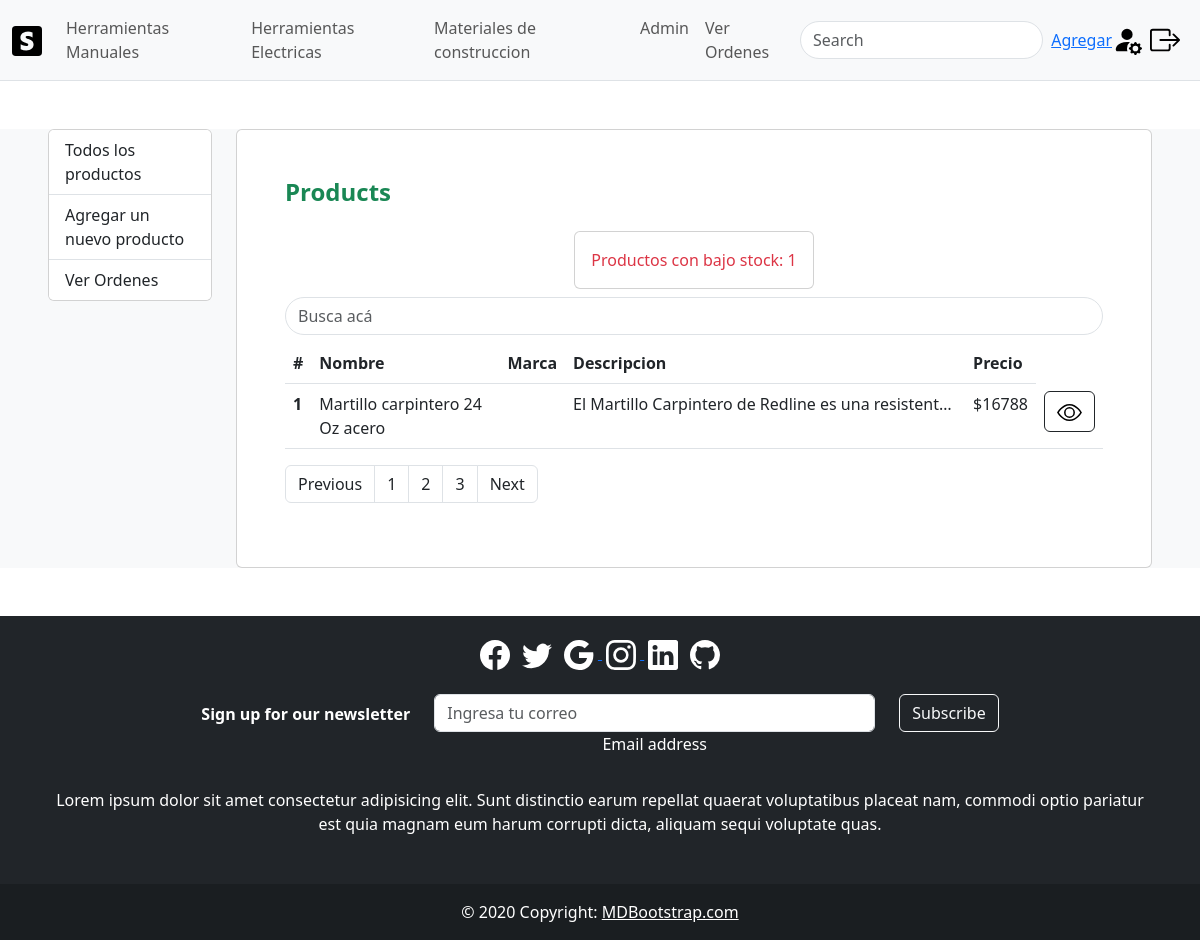
The app's page /productos/ (signed in), older data.
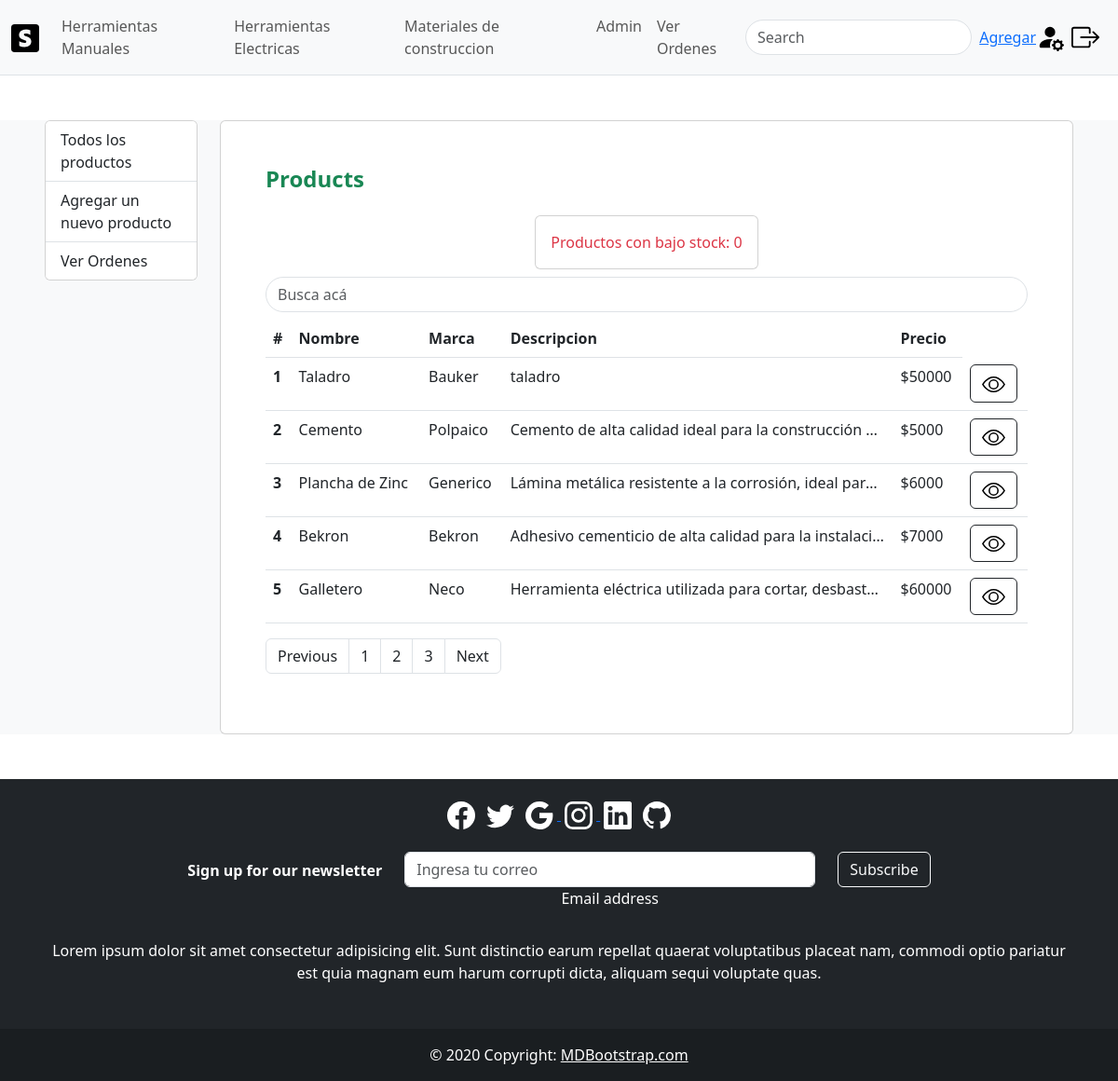
The same page, newer data.
### cliente/models.py (models this page shows, shortened)
class Product(models.Model):
    name = models.CharField(max_length=100)
    description = models.TextField()
    brand = models.CharField(max_length=50)
    price = models.IntegerField()
    model = models.CharField(max_length=50)
    image = models.ImageField(upload_to='productos', null=True)
    stock = models.PositiveIntegerField(default=300)
    category = models.CharField(max_length=50, default="Herramientas Electricas")

### cliente/views.py (the view)
# urls.py: path('productos/', views.listarproductos, name='listar_productos'),
@user_passes_test(lambda user: user.is_superuser)
def listarproductos(request):
    products = Product.objects.all()
    low_stock = Product.objects.filter(stock__lte=10)  # Cambia a 10 según tu requerimiento
    context = {
        'products': products,
        'cantidad_low_stock': len(low_stock),
        'low_stock': low_stock
    }
    return render(request, 'listado-productos.html', context)

### cliente/templates/listado-productos.html (shortened to what this page needs)
{% extends 'base.html' %} {% block content %} {% load static%}
<div class="container-fluid px-5 bg-light my-5">
  <div class="row">
    <div class="col-sm-12 col-md-2">
      <div class="card mb-2">
        <ul class="list-group list-group-flush">
          <a href="{% url 'listar_productos' %}" class="list-group-item"
            >Todos los productos</a
          >
          <a href="{% url 'dashboard' %}" class="list-group-item"
            >Agregar un nuevo producto</a
          >
          <a href="{% url 'ordenesAdmin' %}" class="list-group-item"
            >Ver Ordenes</a
          >
        </ul>
      </div>
    </div>
    <div class="col-sm-12 col-md-10">
      <section class="card p-5">
        <h4 class="card-tittle mb-4 fw-bold text-success">Products</h4>
        <div class="d-flex justify-content-evenly">
          <div class="card text-danger p-3">
            Productos con bajo stock: {{ cantidad_low_stock }}
          </div>
        </div>
        <input
          type="text"
          class="form-control my-2 rounded-pill"
          placeholder="Busca acá"
        />
        <div class="table-responsive" style="height: max-content">
          <table class="table">
            <thead>
              <tr>
                <th scope="col">#</th>
                <th scope="col">Nombre</th>
                <th scope="col">Marca</th>
                <th scope="col">Descripcion</th>
                <th scope="col">Precio</th>
              </tr>
            </thead>
            <tbody>
              {% for product in products %}
              <tr>
                <th scope="row">{{ forloop.counter }}</th>
                <td>{{ product.name }}</td>
                <td>{{ product.brand }}</td>
                <td class="truncate-cell">{{ product.description }}</td>
                <td>${{ product.price }}</td>
                <td>
                  <button
                    type="button"
                    class="btn btn-outline-dark"
                    data-bs-toggle="modal"
                    data-bs-target="#exampleModal{{ product.id }}"
                  >
                  </button>
                </td>
              </tr>
              {% endfor %}
            </tbody>
          </table>
          <nav aria-label="Page navigation example text-end">
            <ul class="pagination">
              <li class="page-item">
                <a class="page-link text-dark" href="#">Previous</a>
              </li>
              <li class="page-item">
                <a class="page-link text-dark" href="#">1</a>
              </li>
              <li class="page-item">
                <a class="page-link text-dark" href="#">2</a>
              </li>
              <li class="page-item">
                <a class="page-link text-dark" href="#">3</a>
              </li>
              <li class="page-item">
                <a class="page-link text-dark" href="#">Next</a>
              </li>
            </ul>
          </nav>
        </div>
      </section>
    </div>
  </div>
</div>
 {% endblock %}

Row changes from the older to the newer data that the page shows:
removed Product: name "Martillo carpintero 24 Oz acero", description "El Martillo Carpintero de Redline es una resistent…", price "16788"
added Product: name "Taladro", brand "Bauker", description "taladro", price "50000"
added Product: name "Cemento", brand "Polpaico", description "Cemento de alta calidad ideal para la construcción…", price "5000"
added Product: name "Plancha de Zinc", brand "Generico", description "Lámina metálica resistente a la corrosión, ideal para…", price "6000"
added Product: name "Bekron", brand "Bekron", description "Adhesivo cementicio de alta calidad para la instalaci…", price "7000"
added Product: name "Galletero", brand "Neco", description "Herramienta eléctrica utilizada para cortar, desbast…", price "60000"
Text that changed along with them:
{{ cantidad_low_stock }}: "1" → "0"
